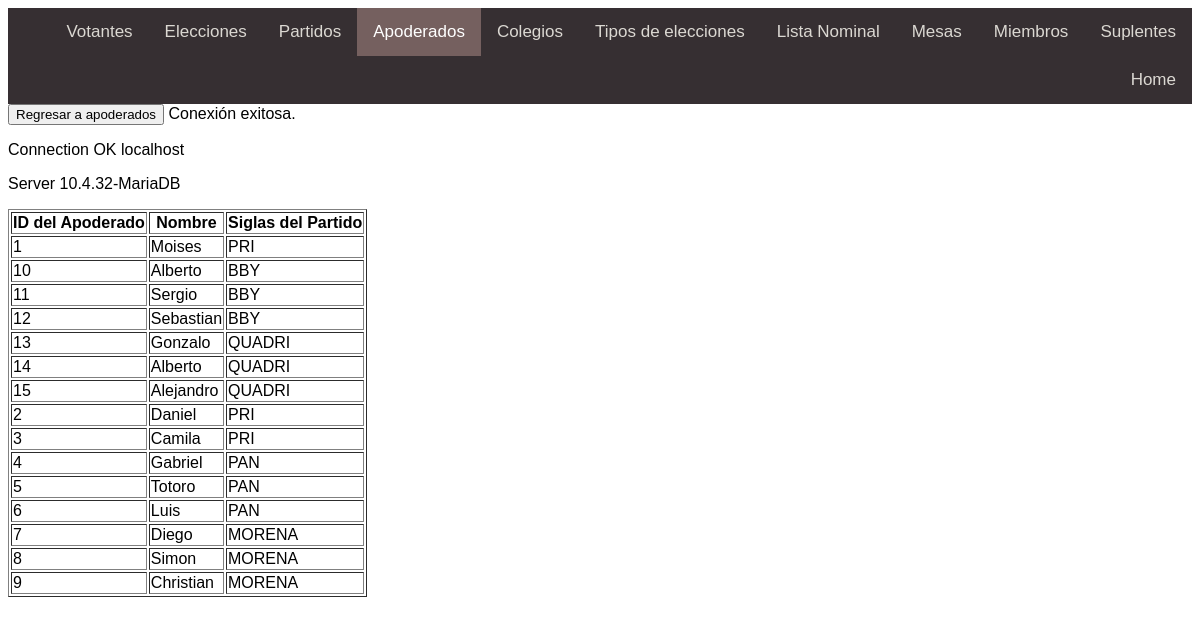
The app's page /frontend/VerApoderado.php with its own data.
### tables this page shows
CREATE TABLE
IF NOT EXISTS `apoderado`
(
  `idApoderado` VARCHAR
(30) NOT NULL,
  `nombre` VARCHAR
(50) NULL,
  `Partido_siglas` VARCHAR
(15) NOT NULL,
  PRIMARY KEY
(`idApoderado`, `Partido_siglas`),
  INDEX `fk_Apoderado_Partido1_idx`
(`Partido_siglas` ASC) VISIBLE,
  CONSTRAINT `fk_Apoderado_Partido1`
    FOREIGN KEY
(`Partido_siglas`)
    REFERENCES `partido`
(`siglas`));

### frontend/VerApoderado.php (the view, shortened to what this page needs)
<!DOCTYPE html>
<html lang="en" dir="ltr" style="font-family:Arial">
    <link rel="stylesheet" href="style.css">
    <head>
    </head>
    <header>
        <div class="topnav">
                    <a href = "Suplente.php">Suplentes</a>
            <a href = "Miembros.php">Miembros</a>
            <a href = "Mesas.php">Mesas</a>
            <a href = "ListaNominal.php">Lista Nominal</a>
            <a href = "TiposdeEleccion.php">Tipos de elecciones</a>
            <a href = "Colegio.php">Colegios</a>
            <a class = "active" href = "Apoderado.php">Apoderados</a>
            <a href = "Partidos.php">Partidos</a>
            <a href = "Elecciones.php">Elecciones</a>
            <a href = "Votantes.php">Votantes</a>
            <a href="home.php">Home</a>
        </div>
    </header>
    <body>
    <button onclick="window.location.href = 'Apoderado.php';">Regresar a apoderados</button>
    <?php
        $enlace = mysqli_connect("127.0.0.1", "adminphp", "Oreo.1989", "elecciones");
        if ($enlace)
            echo "Conexión exitosa. <br>";
        else
            die("Conexión fallida.");
        $sql = "SELECT idApoderado, nombre, Partido_siglas from apoderado";
        $result = $enlace->query($sql);
        echo "<table border='1'>
        <tr>
        <th>ID del Apoderado</th>
        <th>Nombre</th>
        <th>Siglas del Partido</th>
        </tr>";
        if ($result->num_rows > 0) {
        while($row = $result->fetch_assoc()) {
            echo "<tr>";
            echo "<td>" . $row['idApoderado'] . "</td>";
            echo "<td>" . $row['nombre'] . "</td>";
            echo "<td>" . $row['Partido_siglas'] . "</td>";
            echo "</tr>";
        }
        } else {
            echo "0 results";
        }
        echo '<p>Connection OK '. $enlace->host_info.'</p>';
        echo '<p>Server '.$enlace->server_info.'</p>';
    ?>
    </body>
</html>

### frontend/style.css (style rules this page uses)
.topnav { background-color: #362f32; overflow: hidden; }
.topnav a { float: right; color: black; /CAMBIA EL COLOR DE LETRA/ text-align: center; padding: 14px 16px; text-decoration: none; font-size: 17px; color: rgb(219, 216, 210); }
.topnav a.active { background-color: rgb(117, 96, 95); color: white; }

### records on screen
apoderado: idApoderado "1", nombre "Moises", Partido_siglas "PRI"
apoderado: idApoderado "10", nombre "Alberto", Partido_siglas "BBY"
apoderado: idApoderado "11", nombre "Sergio", Partido_siglas "BBY"
apoderado: idApoderado "12", nombre "Sebastian", Partido_siglas "BBY"
apoderado: idApoderado "13", nombre "Gonzalo", Partido_siglas "QUADRI"
apoderado: idApoderado "14", nombre "Alberto", Partido_siglas "QUADRI"
apoderado: idApoderado "15", nombre "Alejandro", Partido_siglas "QUADRI"
apoderado: idApoderado "2", nombre "Daniel", Partido_siglas "PRI"
apoderado: idApoderado "3", nombre "Camila", Partido_siglas "PRI"
apoderado: idApoderado "4", nombre "Gabriel", Partido_siglas "PAN"
apoderado: idApoderado "5", nombre "Totoro", Partido_siglas "PAN"
apoderado: idApoderado "6", nombre "Luis", Partido_siglas "PAN"
apoderado: idApoderado "7", nombre "Diego", Partido_siglas "MORENA"
apoderado: idApoderado "8", nombre "Simon", Partido_siglas "MORENA"
apoderado: idApoderado "9", nombre "Christian", Partido_siglas "MORENA"

### other values on screen
$enlace->host_info "localhost"
$enlace->server_info "10.4.32-MariaDB"
